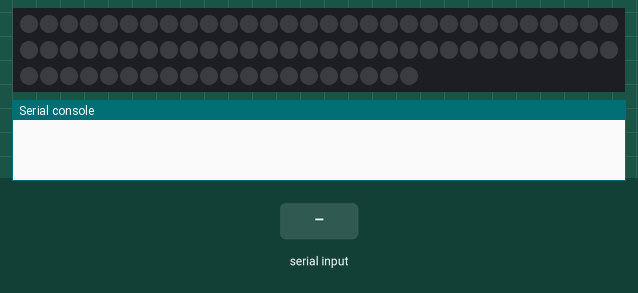
Recording of a program running on a simulated CircuitPython board. On the bench: 80 RGB LEDs in strip order, left to right, continuing on the next row, the last lines printed to the serial console. Inputs (shaded band) come from the test bench. Dim RGB values are drawn brighter than linear.

Above: at 1.2 s.
1.3 s: "5" received over the second serial link
At 5.11 s:
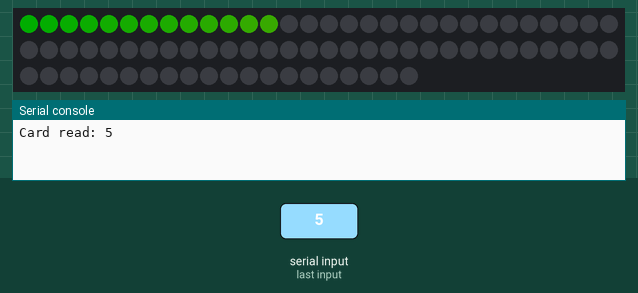
At 9.06 s:
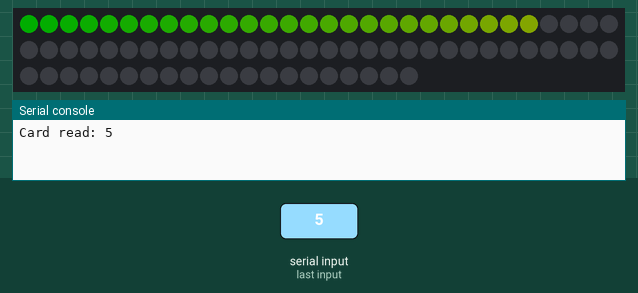
Timing chart, 0 to 10.6 s (numbered marks = the images above; inputs shaded):
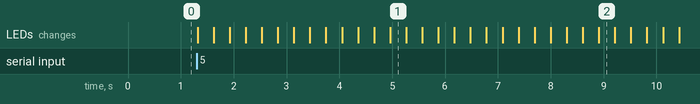

Measured:
- after the input at 1.3 s, the LEDs: first change at once (image 1 shows a later state)

The program:

led_controller.py
```python
import time
import board
import neopixel
import busio

num_pixels = 80
pixels = neopixel.NeoPixel(board.D10, num_pixels, brightness=0.2, auto_write=True, pixel_order=neopixel.GRB)

STUDY_TIME = 0.3

color_array = []

green = (0, 255, 0)
orange = (255, 165, 0)
red = (255, 0, 0)

for i in range(num_pixels):
    ratio = i / num_pixels
    if ratio <= 0.5:
        color = (
            int((1 - ratio * 2) * green[0] + ratio * 2 * orange[0]),
            int((1 - ratio * 2) * green[1] + ratio * 2 * orange[1]),
            int((1 - ratio * 2) * green[2] + ratio * 2 * orange[2])
        )
    else:
        ratio = (ratio - 0.5) * 2
        color = (
            int((1 - ratio) * orange[0] + ratio * red[0]),
            int((1 - ratio) * orange[1] + ratio * red[1]),
            int((1 - ratio) * orange[2] + ratio * red[2])
        )
    color_array.append(color)

def visual_timer():
    pixels.fill((0, 0, 0, 0))

    # Gradual color transition
    for i in range(num_pixels):
        pixels[i] = color_array[i]
        time.sleep(STUDY_TIME)

# Turn off LEDs initially
pixels.fill((0, 0, 0, 0))

# RFID setup
rfid = busio.UART(board.TX, board.RX, baudrate=9600, timeout=0.05)
last_card_id = None

while True:
    data = rfid.read(14)
    if data is not None:
        card_id = data.decode('utf-8')

        if card_id != last_card_id:
            print("Card read:", card_id)

            # Start the visual timer when a new card is scanned
            visual_timer()

            last_card_id = card_id
```
